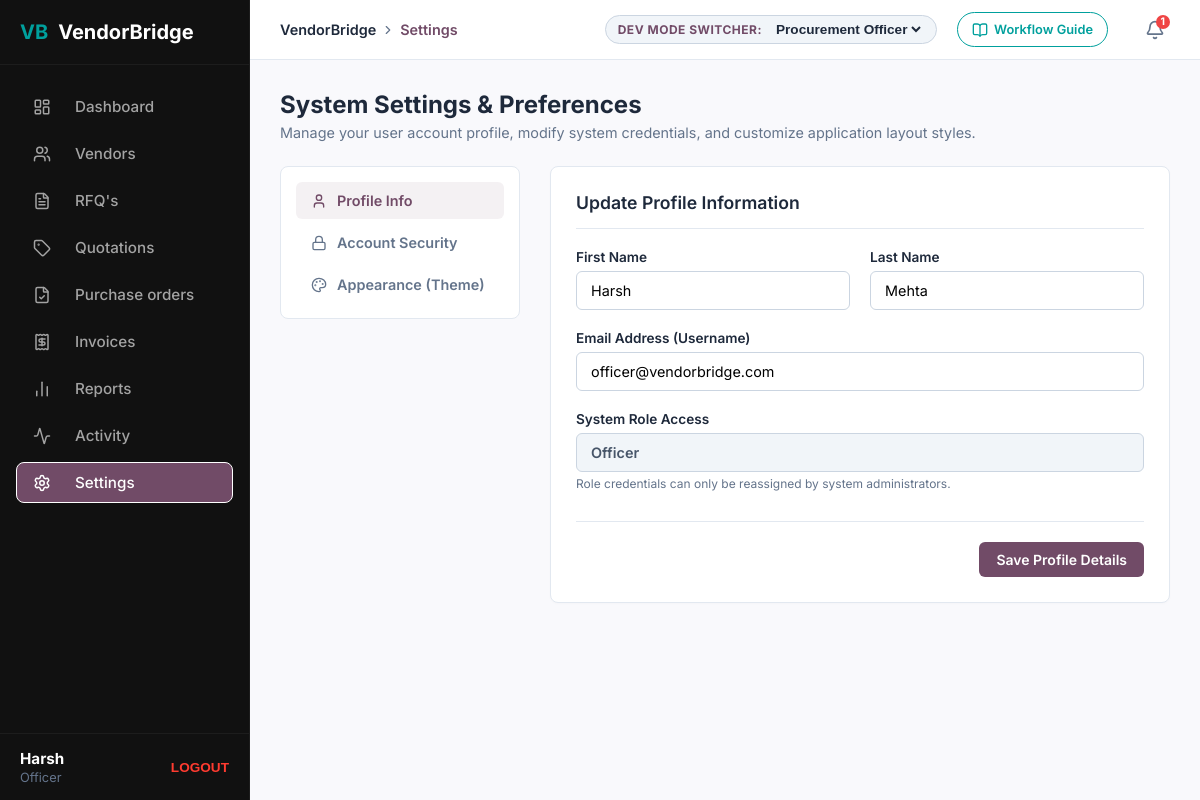
The page /settings/ (signed in) on the database its author committed.
### procurement/models.py (models this page shows, shortened)
class User(AbstractUser):
    ROLE_CHOICES = (
        ('Officer', 'Procurement Officer'),
        ('Vendor', 'Vendor'),
        ('Manager', 'Manager / Approver'),
        ('Admin', 'Admin'),
    )
    email = models.EmailField(unique=True)
    role = models.CharField(max_length=20, choices=ROLE_CHOICES, default='Officer')
    objects = UserManager()
    USERNAME_FIELD = 'email'
    REQUIRED_FIELDS = []

### procurement/views.py (the view)
    def wrapper(request, *args, **kwargs):
        if not request.user.is_authenticated:
            return redirect('/login/')
        return view_func(request, *args, **kwargs)

### procurement/views.py (called while the page is built, shortened)
def login_required_custom(view_func):
    def wrapper(request, *args, **kwargs):
        if not request.user.is_authenticated:
            return redirect('/login/')
        return view_func(request, *args, **kwargs)
    return wrapper

@login_required_custom
def settings_view(request):
    error = None
    message = None
    context = {
        'active_tab': 'settings',
        'error': error,
        'message': message
    }
    return render(request, 'procurement/settings.html', context)

### procurement/templates/procurement/settings.html (shortened to what this page needs)
{% extends 'procurement/base.html' %}
{% load static %}
{% block page_title %}Settings{% endblock %}
{% block content %}
<div class="dashboard-header" style="margin-bottom: 25px;">
  <h1>System Settings & Preferences</h1>
  <p class="subtitle" style="margin-bottom: 0;">Manage your user account profile, modify system credentials, and customize application layout styles.</p>
</div>
<div class="settings-container">
  <div class="settings-nav-card no-print">
    <div class="settings-nav-item active" onclick="switchPanel('profile', this)">
      <i data-lucide="user" style="width: 16px; height: 16px;"></i>
      Profile Info
    </div>
    <div class="settings-nav-item" onclick="switchPanel('security', this)">
      <i data-lucide="lock" style="width: 16px; height: 16px;"></i>
      Account Security
    </div>
    <div class="settings-nav-item" onclick="switchPanel('appearance', this)">
      <i data-lucide="palette" style="width: 16px; height: 16px;"></i>
      Appearance (Theme)
    </div>
  </div>
  <div style="flex-grow: 1;">
    <div class="settings-panel active" id="panel-profile">
      <div class="card" style="margin-bottom: 0;">
        <h2 class="card-title" style="border-bottom: 1px solid var(--border-color); padding-bottom: 15px; margin-bottom: 20px;">
          Update Profile Information
        </h2>
        <form method="POST" action="/settings/">
          <div class="form-row">
            <div class="form-group">
              <label class="form-label">First Name</label>
              <input type="text" name="first_name" required value="{{ request.user.first_name }}" class="form-control">
            </div>
            <div class="form-group">
              <label class="form-label">Last Name</label>
              <input type="text" name="last_name" required value="{{ request.user.last_name }}" class="form-control">
            </div>
          </div>
          <div class="form-group">
            <label class="form-label">Email Address (Username)</label>
            <input type="email" name="email" required value="{{ request.user.email }}" class="form-control">
          </div>
          <div class="form-row" style="margin-top: 10px;">
            <div class="form-group">
              <label class="form-label">System Role Access</label>
              <input type="text" readonly value="{{ request.user.role }}" class="form-control" style="background-color: #f1f5f9; font-weight: 600; color: #475569 !important;">
              <small style="color: var(--text-muted); font-size: 0.75rem; display: block; margin-top: 4px;">Role credentials can only be reassigned by system administrators.</small>
            </div>
          </div>
          <div style="display: flex; justify-content: flex-end; margin-top: 10px; border-top: 1px solid var(--border-color); padding-top: 20px;">
            <button type="submit" class="btn btn-primary">Save Profile Details</button>
          </div>
        </form>
      </div>
    </div>
  </div>
</div>
{% endblock %}

### procurement/templates/procurement/base.html (shortened to what this page needs)
{% load static %}
<!DOCTYPE html>
<html lang="en">
<head>
  <link rel="stylesheet" href="{% static 'procurement/css/styles.css' %}">
</head>
<body>
  <div class="app-container">
    <div class="sidebar no-print">
      <div class="sidebar-brand">
        <div class="sidebar-brand-logo">VB</div>
        <span>VendorBridge</span>
      </div>
      <ul class="sidebar-menu">
        <a href="/">
          <li class="sidebar-item {% if active_tab == 'dashboard' %}active{% endif %}">
            <i data-lucide="layout-dashboard"></i>
            <span>Dashboard</span>
          </li>
        </a>
        {% if request.user.role == 'Admin' or request.user.role == 'Officer' %}
        <a href="/vendors/">
          <li class="sidebar-item {% if active_tab == 'vendors' %}active{% endif %}">
            <i data-lucide="users"></i>
            <span>Vendors</span>
          </li>
        </a>
        {% endif %}
        {% if request.user.role == 'Admin' or request.user.role == 'Officer' or request.user.role == 'Vendor' %}
        <a href="/rfqs/">
          <li class="sidebar-item {% if active_tab == 'rfqs' %}active{% endif %}">
            <i data-lucide="file-text"></i>
            <span>RFQ's</span>
          </li>
        </a>
        {% endif %}
        {% if request.user.role == 'Admin' or request.user.role == 'Officer' or request.user.role == 'Vendor' %}
        <a href="/quotations/">
          <li class="sidebar-item {% if active_tab == 'quotations' %}active{% endif %}">
            <i data-lucide="tag"></i>
            <span>Quotations</span>
          </li>
        </a>
        {% endif %}
        <a href="/purchase-orders/">
          <li class="sidebar-item {% if active_tab == 'purchase_orders' %}active{% endif %}">
            <i data-lucide="file-check"></i>
            <span>Purchase orders</span>
          </li>
        </a>
        {% if request.user.role == 'Admin' or request.user.role == 'Officer' %}
        <a href="/invoices/">
          <li class="sidebar-item {% if active_tab == 'invoices' %}active{% endif %}">
            <i data-lucide="receipt"></i>
            <span>Invoices</span>
          </li>
        </a>
        {% endif %}
        {% if request.user.role == 'Admin' or request.user.role == 'Officer' or request.user.role == 'Manager' %}
        <a href="/reports/">
          <li class="sidebar-item {% if active_tab == 'reports' %}active{% endif %}">
            <i data-lucide="bar-chart-2"></i>
            <span>Reports</span>
          </li>
        </a>
        {% endif %}
        <a href="/activity/">
          <li class="sidebar-item {% if active_tab == 'activity' %}active{% endif %}">
            <i data-lucide="activity"></i>
            <span>Activity</span>
          </li>
        </a>
        <a href="/settings/">
          <li class="sidebar-item {% if active_tab == 'settings' %}active{% endif %}">
            <i data-lucide="settings"></i>
            <span>Settings</span>
          </li>
        </a>
      </ul>
      <div class="sidebar-footer">
        <div style="display: flex; align-items: center; justify-content: space-between; width: 100%;">
          <div style="display: flex; flex-direction: column;">
            <span style="color: white; font-weight: bold; font-size: 0.95rem;">
              {{ request.user.first_name|default:"vansh" }}
            </span>
            <span style="font-size: 0.8rem; color: #64748b; margin-top: 2px;">{{ request.user.role }}</span>
          </div>
          <form action="/logout/" method="post" style="margin: 0;">
            <button type="submit" style="background: transparent; border: none; color: #ff3b30; cursor: pointer; font-weight: bold; font-size: 0.85rem;">
              LOGOUT
            </button>
          </form>
        </div>
      </div>
    </div>
    <div class="main-layout">
      <header class="top-navbar no-print">
        <div class="navbar-left">
          <span class="breadcrumbs">
            <span>VendorBridge</span>
            <i data-lucide="chevron-right" style="width: 14px; height: 14px; color: var(--text-muted);"></i>
            <span style="color: var(--primary-purple);">{% block page_title %}Dashboard{% endblock %}</span>
          </span>
        </div>
        <div class="navbar-right">
          <div class="role-switcher-container">
            <span class="role-switcher-label">Dev Mode Switcher:</span>
            <select id="role-select" onchange="switchRole(this.value)">
              <option value="Officer" {% if request.user.role == 'Officer' %}selected{% endif %}>Procurement Officer</option>
            </select>
          </div>
          <button onclick="toggleWorkflowModal(true)" class="btn btn-outline" style="padding: 6px 14px; height: 35px; border-radius: 20px; font-size: 0.8rem; display: inline-flex; align-items: center; gap: 6px; border-color: var(--secondary-teal); color: var(--secondary-teal); background-color: transparent; cursor: pointer; margin-right: 12px;">
            <i data-lucide="book-open" style="width: 16px; height: 16px;"></i> Workflow Guide
          </button>
          <div style="position: relative;">
            <div class="notification-bell" onclick="toggleNotifications()">
              <i data-lucide="bell" style="width: 20px; height: 20px;"></i>
              <span id="unread-count" class="notification-badge" style="display: none;">0</span>
            </div>
          </div>
        </div>
      </header>
      <main class="content-area">
        {% block content %}{% endblock %}
      </main>
    </div>
  </div>
</body>
</html>

### procurement/templates/procurement/base.html (style rules this page uses)
.app-container { display: flex; height: 100vh; width: 100vw; overflow: hidden; }
.main-layout { flex-grow: 1; display: flex; flex-direction: column; height: 100vh; overflow: hidden; }
.content-area { flex-grow: 1; padding: 30px; overflow-y: auto; background-color: var(--bg-light); }
.sidebar-menu a { text-decoration: none; color: inherit; }
.role-switcher-container select { border: none; background: transparent; font-size: 0.85rem; font-weight: 600; color: var(--text-dark); outline: none; cursor: pointer; }
.notification-bell { position: relative; cursor: pointer; color: var(--text-muted); display: flex; align-items: center; justify-content: center; padding: 5px; border-radius: 50%; transition: background-color 0.2s; }
.notification-badge { position: absolute; top: 0; right: 0; background-color: #ef4444; color: white; font-size: 0.65rem; font-weight: 700; padding: 2px 5px; border-radius: 10px; line-height: 1; }
.sidebar-item svg, .sidebar-item i { margin-right: 12px !important; }

### procurement/templates/procurement/settings.html (style rules this page uses)
.settings-container { display: grid; grid-template-columns: 240px 1fr; gap: 30px; align-items: start; }
.settings-nav-card { background-color: var(--card-bg); border: 1px solid var(--border-color); border-radius: 8px; padding: 15px; display: flex; flex-direction: column; gap: 5px; }
.settings-nav-item { padding: 10px 15px; border-radius: 6px; cursor: pointer; font-size: 0.9rem; font-weight: 600; color: var(--text-muted); transition: all 0.2s; display: flex; align-items: center; gap: 10px; }
.settings-nav-item.active { background-color: rgba(113, 75, 103, 0.08); color: var(--primary-purple); }
.settings-panel { display: none; }
.settings-panel.active { display: block; }

### rows shown on the page
User: user.first_name "Harsh", user.role "Officer", role "Procurement Officer", first_name "Harsh", last_name "Mehta", email "officer@vendorbridge.com"
